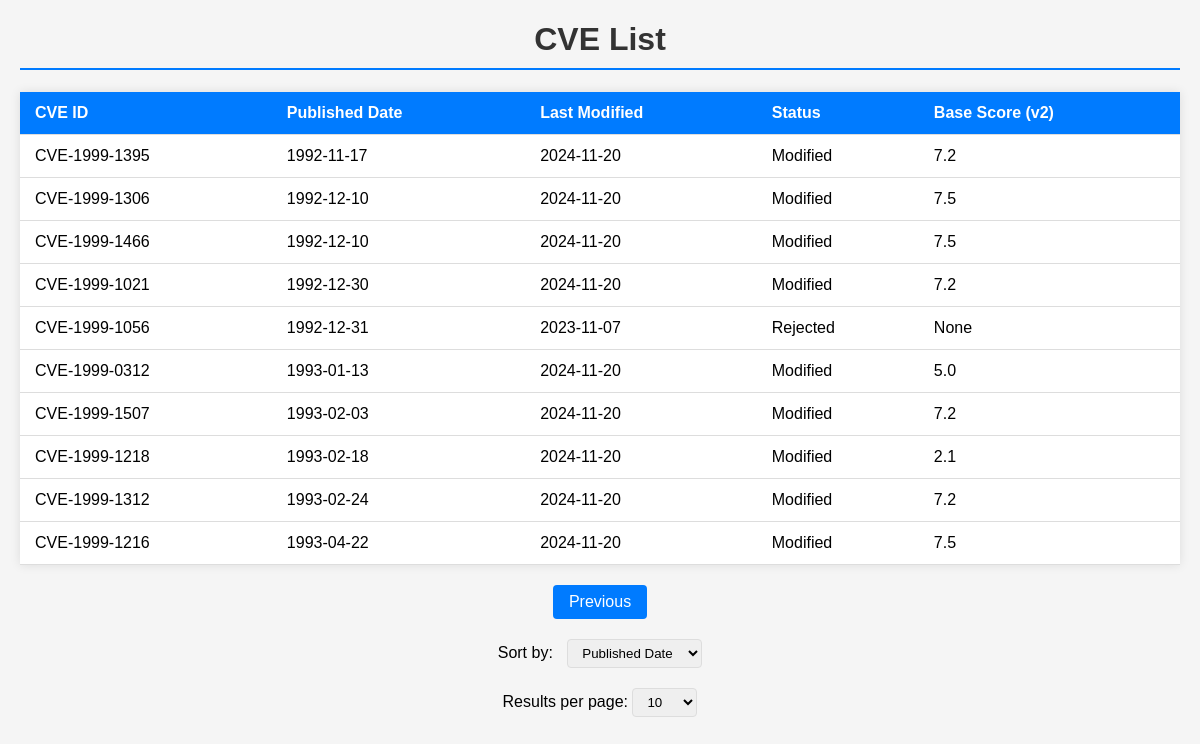
The page /cves/list?page=5&per_page=10 on the database its author committed.
### app/models.py (models this page shows, shortened)
class CVE(db.Model):
    __tablename__ = 'cve'
    id = db.Column(db.String(20), primary_key=True)
    published = db.Column(db.DateTime)
    last_modified = db.Column(db.DateTime)
    description = db.Column(db.Text)
    base_score_v2 = db.Column(db.Float)
    base_score_v3 = db.Column(db.Float)
    cvss_v2_vector = db.Column(db.String(100))
    cvss_v2_severity = db.Column(db.String(20))
    cvss_v3_vector = db.Column(db.String(100))
    cvss_v3_severity = db.Column(db.String(20))
    exploitability_score = db.Column(db.Float)
    impact_score = db.Column(db.Float)
    cpe_list = db.Column(db.JSON)
    status = db.Column(db.String(50))

### app/routes.py (the view)
@app.route('/cves/list')
def list_cves():
    page = request.args.get('page', 1, type=int)
    per_page = request.args.get('per_page', 10, type=int)
    sort_by = request.args.get('sort_by', 'published')  # Default to sorting by published date
    valid_sort_columns = {
        'published': CVE.published,
        'last_modified': CVE.last_modified,
        'status': CVE.status,
        'base_score_v2': CVE.base_score_v2,
        'base_score_v3': CVE.base_score_v3
    }
    sort_column = valid_sort_columns.get(sort_by, CVE.published)
    cves = CVE.query.order_by(sort_column).paginate(page=page, per_page=per_page)
    return render_template('index.html', cves=cves)

### app/templates/index.html (shortened to what this page needs)
<!DOCTYPE html>
<html>
<head>
    <link rel="stylesheet" href="{{ url_for('static', filename='css/style.css') }}">
</head>
<body>
    <h1>CVE List</h1>
    <table>
        <thead>
            <tr>
                <th>CVE ID</th>
                <th>Published Date</th>
                <th>Last Modified</th>
                <th>Status</th>
                <th>Base Score (v2)</th>
            </tr>
        </thead>
        <tbody>
            {% for cve in cves.items %}
            <tr onclick="window.location='/cves/{{ cve.id }}'">
                <td>{{ cve.id }}</td>
                <td>{{ cve.published.strftime('%Y-%m-%d') }}</td>
                <td>{{ cve.last_modified.strftime('%Y-%m-%d') }}</td>
                <td>{{ cve.status }}</td>
                <td>{{ cve.base_score_v2 }}</td>
            </tr>
            {% endfor %}
        </tbody>
    </table>
    <div class="pagination">
        {% if cves.has_prev %}
        <a href="{{ url_for('list_cves', page=cves.prev_num, per_page=cves.per_page) }}">Previous</a>
        {% endif %}
    </div>
    <div class="sorting-bar">
        <label for="sort-by">Sort by:</label>
        <select id="sort-by" onchange="sortTable(this.value)">
            <option value="published">Published Date</option>
        </select>
    </div>
    <div class="results-per-page">
        Results per page:
        <select onchange="window.location.href = '?per_page=' + this.value">
            <option value="10" {% if cves.per_page == 10 %}selected{% endif %}>10</option>
        </select>
    </div>
</body>
</html>

### app/static/css/style.css (style rules this page uses)
body { font-family: Arial, sans-serif; margin: 20px; background-color: #f5f5f5; }
h1 { color: #333; text-align: center; }
table { width: 100%; border-collapse: collapse; margin: 20px 0; background-color: white; box-shadow: 0 0 10px rgba(0, 0, 0, 0.1); }
th, td { padding: 12px 15px; text-align: left; border-bottom: 1px solid #ddd; }
th { background-color: #007bff; color: white; }
.pagination { margin: 20px 0; text-align: center; }
.pagination a { display: inline-block; padding: 8px 16px; margin: 0 4px; background-color: #007bff; color: white; text-decoration: none; border-radius: 4px; }
.results-per-page { text-align: center; margin: 20px 0; }
select { padding: 5px 10px; border-radius: 4px; border: 1px solid #ddd; }
h1 { color: #333; border-bottom: 2px solid #007bff; padding-bottom: 10px; }
.sorting-bar { margin: 20px 0; text-align: center; }
.sorting-bar label { margin-right: 10px; }
.sorting-bar select { padding: 5px 10px; border-radius: 4px; border: 1px solid #ddd; }

### rows shown on the page
CVE: id "CVE-1999-1395", published "1992-11-17", last_modified "2024-11-20", status "Modified", base_score_v2 "7.2"
CVE: id "CVE-1999-1306", published "1992-12-10", last_modified "2024-11-20", status "Modified", base_score_v2 "7.5"
CVE: id "CVE-1999-1466", published "1992-12-10", last_modified "2024-11-20", status "Modified", base_score_v2 "7.5"
CVE: id "CVE-1999-1021", published "1992-12-30", last_modified "2024-11-20", status "Modified", base_score_v2 "7.2"
CVE: id "CVE-1999-1056", published "1992-12-31", last_modified "2023-11-07", status "Rejected", base_score_v2 "None"
CVE: id "CVE-1999-0312", published "1993-01-13", last_modified "2024-11-20", status "Modified", base_score_v2 "5.0"
CVE: id "CVE-1999-1507", published "1993-02-03", last_modified "2024-11-20", status "Modified", base_score_v2 "7.2"
CVE: id "CVE-1999-1218", published "1993-02-18", last_modified "2024-11-20", status "Modified", base_score_v2 "2.1"
CVE: id "CVE-1999-1312", published "1993-02-24", last_modified "2024-11-20", status "Modified", base_score_v2 "7.2"
CVE: id "CVE-1999-1216", published "1993-04-22", last_modified "2024-11-20", status "Modified", base_score_v2 "7.5"
